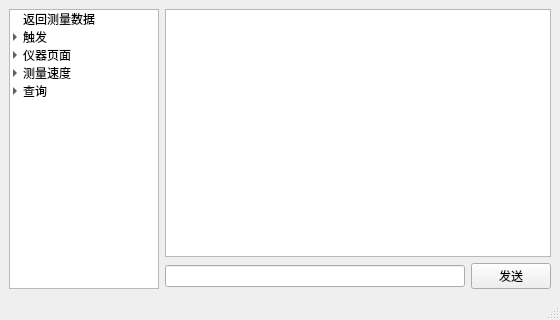
<?xml version="1.0" encoding="UTF-8"?>
<ui version="4.0">
 <class>commandWindow</class>
 <widget class="QMainWindow" name="commandWindow">
  <property name="geometry">
   <rect>
    <x>0</x>
    <y>0</y>
    <width>560</width>
    <height>320</height>
   </rect>
  </property>
  <property name="windowTitle">
   <string>MainWindow</string>
  </property>
  <widget class="QWidget" name="centralwidget">
   <layout class="QGridLayout" name="gridLayout">
    <item row="0" column="0" rowspan="2">
     <widget class="QTreeWidget" name="treeWidget">
      <property name="sizePolicy">
       <sizepolicy hsizetype="Preferred" vsizetype="Expanding">
        <horstretch>0</horstretch>
        <verstretch>0</verstretch>
       </sizepolicy>
      </property>
      <property name="maximumSize">
       <size>
        <width>150</width>
        <height>16777215</height>
       </size>
      </property>
      <property name="verticalScrollBarPolicy">
       <enum>Qt::ScrollBarPolicy::ScrollBarAlwaysOff</enum>
      </property>
      <property name="horizontalScrollBarPolicy">
       <enum>Qt::ScrollBarPolicy::ScrollBarAlwaysOff</enum>
      </property>
      <property name="indentation">
       <number>10</number>
      </property>
      <attribute name="headerVisible">
       <bool>false</bool>
      </attribute>
      <column>
       <property name="text">
        <string>命令</string>
       </property>
      </column>
      <item>
       <property name="text">
        <string>返回测量数据</string>
       </property>
      </item>
      <item>
       <property name="text">
        <string>触发</string>
       </property>
       <item>
        <property name="text">
         <string>触发一次</string>
        </property>
       </item>
       <item>
        <property name="text">
         <string>触发源</string>
        </property>
        <item>
         <property name="text">
          <string>自动</string>
         </property>
        </item>
        <item>
         <property name="text">
          <string>手动</string>
         </property>
        </item>
        <item>
         <property name="text">
          <string>总线</string>
         </property>
        </item>
        <item>
         <property name="text">
          <string>外部</string>
         </property>
        </item>
       </item>
      </item>
      <item>
       <property name="text">
        <string>仪器页面</string>
       </property>
       <item>
        <property name="text">
         <string>元件测量显示</string>
        </property>
       </item>
       <item>
        <property name="text">
         <string>档号显示</string>
        </property>
       </item>
       <item>
        <property name="text">
         <string>档计数显示</string>
        </property>
       </item>
       <item>
        <property name="text">
         <string>列表扫描显示</string>
        </property>
       </item>
       <item>
        <property name="text">
         <string>测量设置</string>
        </property>
       </item>
       <item>
        <property name="text">
         <string>用户校正功能</string>
        </property>
       </item>
       <item>
        <property name="text">
         <string>极限列表设置</string>
        </property>
       </item>
       <item>
        <property name="text">
         <string>列表扫描设置</string>
        </property>
       </item>
       <item>
        <property name="text">
         <string>系统设置页面</string>
        </property>
       </item>
       <item>
        <property name="text">
         <string>变压器测试设置</string>
        </property>
       </item>
       <item>
        <property name="text">
         <string>变压器极限设置</string>
        </property>
       </item>
       <item>
        <property name="text">
         <string>变压器测量显示</string>
        </property>
       </item>
       <item>
        <property name="text">
         <string>变压器判别显示</string>
        </property>
       </item>
       <item>
        <property name="text">
         <string>变压器扫描测试页面</string>
        </property>
       </item>
      </item>
      <item>
       <property name="text">
        <string>测量速度</string>
       </property>
       <item>
        <property name="text">
         <string>慢</string>
        </property>
       </item>
       <item>
        <property name="text">
         <string>中</string>
        </property>
       </item>
       <item>
        <property name="text">
         <string>快</string>
        </property>
       </item>
      </item>
      <item>
       <property name="text">
        <string>查询</string>
       </property>
       <item>
        <property name="text">
         <string>当前页面</string>
        </property>
       </item>
       <item>
        <property name="text">
         <string>触发源</string>
        </property>
       </item>
       <item>
        <property name="text">
         <string>测量速度</string>
        </property>
       </item>
      </item>
     </widget>
    </item>
    <item row="1" column="1">
     <layout class="QHBoxLayout" name="horizontalLayout">
      <item>
       <widget class="QLineEdit" name="lineEdit"/>
      </item>
      <item>
       <widget class="QPushButton" name="pushButton">
        <property name="text">
         <string>发送</string>
        </property>
       </widget>
      </item>
     </layout>
    </item>
    <item row="0" column="1">
     <widget class="QTextBrowser" name="textBrowser"/>
    </item>
   </layout>
  </widget>
  <widget class="QStatusBar" name="statusBar"/>
 </widget>
 <resources/>
 <connections/>
</ui>
